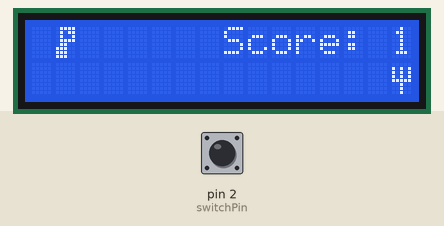
Recording of a sketch running on a simulated Arduino Uno, built with avr-gcc and run on an emulated ATmega328P. On the bench: 16×2 character LCD. The inputs (shaded band) are chosen by the test bench; at power-on: pin 2 (switchPin) HIGH. Random numbers use the default seed unless the sketch sets one.

Above: at 0.1 s.
At 3.2 s:
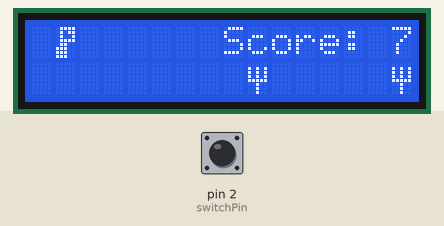
At 6.2 s:
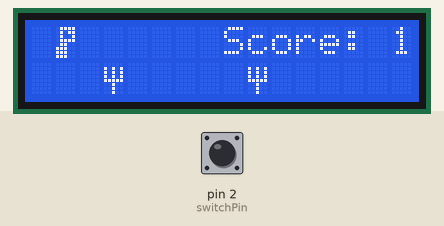
At 12.2 s:
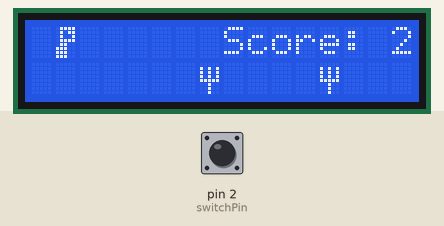
At 23.9 s:
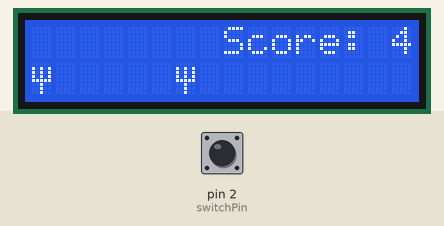
At 34.5 s:
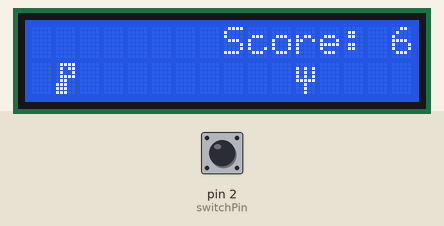

Measured:
- what the display in image 1 shows lasts 0.5 s, from 3.1 s to 3.6 s

The sketch:

dino_game_with_rl.ino
```cpp
#include <LiquidCrystal.h>
#include <stdbool.h>

// LCD and button pin configurations
const int rs = 13, en = 12, d4 = 8, d5 = 9, d6 = 10, d7 = 11;
LiquidCrystal lcd(rs, en, d4, d5, d6, d7);
int switchPin = 2;

// Dino and tree graphics
byte dino[8] = {
  B01111, B01011, B01001, B01111,
  B01100, B11100, B11100, B11100
};
byte tree[8] = {
  B00000, B10101, B10101, B10101,
  B11111, B00100, B00100, B00100
};

// Game variables
int first_tree_pos = 15;
int rel_space_1, rel_space_2, rel_space_3;
float t = 1.0;
bool game_over = false;
int score = 0;
bool previousButtonState = false;

// Q-learning variables
float Q[4][2];  // Q[state][action]
int current_state, action;
float alpha = 0.1, gamma = 0.9, epsilon = 0.1;

// Define states for the distance to the first tree
int getState(int treePos) {
  if (treePos > 10) return 3;  // Far
  else if (treePos > 5) return 2;  // Medium
  else if (treePos > 0) return 1;  // Near
  else return 0;  // Collision imminent
}

// Select action using epsilon-greedy strategy
int selectAction(int state) {
  if (random(100) < epsilon * 100) {
    return random(0, 2);  // Explore: random action
  } else {
    // Exploit: choose the best known action
    if (Q[state][0] > Q[state][1]) return 0;
    else return 1;
  }
}

// Update the Q-table
void updateQTable(int s, int a, int reward, int s_next) {
  int best_next_action = (Q[s_next][0] > Q[s_next][1]) ? 0 : 1;
  Q[s][a] = Q[s][a] + alpha * (reward + gamma * Q[s_next][best_next_action] - Q[s][a]);
}

void setup() {
  pinMode(switchPin, INPUT);
  lcd.begin(16, 2);
  lcd.createChar(0, dino);
  lcd.createChar(1, tree);
  lcd.setCursor(1, 1);
  lcd.write(byte(0));  // Dino character
  Serial.begin(9600);
  randomSeed(analogRead(0));
  rel_space_1 = random(3) + 3;
  rel_space_2 = random(3) + 3;
}

void loop() {
  rel_space_3 = random(3) + 3;
  while (first_tree_pos >= 0) {
    current_state = getState(first_tree_pos);
    action = selectAction(current_state);

    if (digitalRead(switchPin) == LOW && previousButtonState == HIGH) {
      action = 1; // Force jump on button press
    }
    previousButtonState = digitalRead(switchPin);

    lcd.clear();
    lcd.setCursor(1, action == 1 ? 0 : 1);
    lcd.write(byte(0)); // Dino at position 1, jumping or running

    // Display trees
    lcd.setCursor(first_tree_pos, 1);
    lcd.write(byte(1));
    for (int i = 1; i <= rel_space_1; i++) {
      lcd.print(" ");
    }
    lcd.write(byte(1));

    // Update positions
    first_tree_pos--;

    int reward = 1;  // default reward for surviving
    if (first_tree_pos == 1 && action == 0) { // Check collision
      reward = -10;  // collision penalty
      game_over = true;
    }

    score += reward;
    lcd.setCursor(8, 0);
    lcd.print("Score: ");
    lcd.print(score);

    int next_state = getState(first_tree_pos);
    updateQTable(current_state, action, reward, next_state);

    delay(500 * t);  // Slow down for visibility

    if (game_over) {
      lcd.clear();
      lcd.setCursor(0, 0);
      lcd.print("Game Over! Score: ");
      lcd.print(score);
      while (1);  // Stop the game
    }
  }

  // Prepare for the next round
  first_tree_pos = 15;
  rel_space_1 = rel_space_2;
  rel_space_2 = rel_space_3;
}
```
